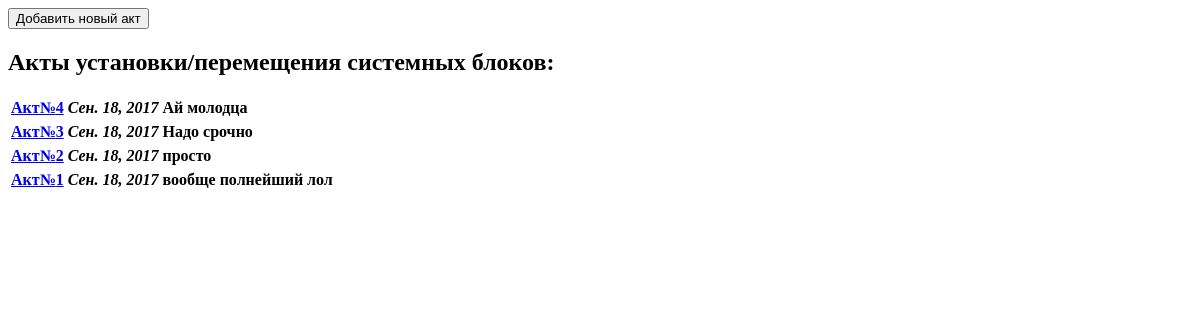
The app's page /kvitok_app/, older data.
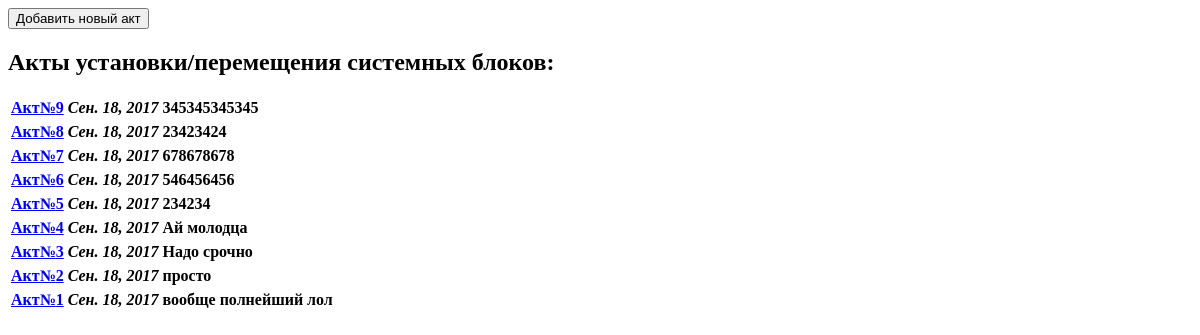
The same page, newer data.
### KvitokApp/models.py (models this page shows, shortened)
class ZapisTable(models.Model):
    infotable = models.ForeignKey(InfoTable, on_delete=models.CASCADE, verbose_name='Информациялнные таблицы')
    name = models.CharField(max_length=50, verbose_name='Акт№', blank=True, editable=False)
    date = models.DateField(auto_now_add=True, verbose_name='Дата')
    invent_number = models.CharField(max_length=50, verbose_name='Инвентарный номер')
    name_host = models.CharField(max_length=50, verbose_name='Имя хоста')
    ipaddr = models.CharField(max_length=50, verbose_name='Ip адресс')
    ffrom = models.CharField(max_length=50, verbose_name='От кого')
    to = models.CharField(max_length=50, verbose_name='Кому')
    description = models.TextField(verbose_name='Примечание')
    number_akt = models.IntegerField(verbose_name='Акт№')
    class Meta:
        verbose_name = 'Квиток'
        verbose_name_plural = 'Квитки'
        ordering = ['-number_akt'] # сортировка по имени

### KvitokApp/views.py (the view)
def home(request):
    kvitki = ZapisTable.objects.all() # Запрос к базе на получение всех объектов
    return render(request, 'home.html', {'kvitki': kvitki})

### templates/home.html (shortened to what this page needs)
{% load staticfiles %}
<!DOCTYPE html>
<html lang="en">
<head>
</head>
<a>
    <a href="{% url 'kvitok-add' %}"><button>Добавить новый акт</button></a>
<h2>Акты установки/перемещения системных блоков:</h2>
  <table align="left" width="">
  {% for kvitok in kvitki %}
      <div>
          <tr align="left">
              <th><a href="{% url 'kvitok-detail' kvitok_id=kvitok.id %}">Акт№{{ kvitok.number_akt }}</a></th>
              <th><i>{{ kvitok.date }}</i></th>
              <th>{{ kvitok.description }}</th>
          </tr>
      </div>
  {% endfor %}
  </table>
</body>
</html>

Row changes from the older to the newer data that the page shows:
added ZapisTable: number_akt "9", date "Сен. 18, 2017", description "345345345345"
added ZapisTable: number_akt "8", date "Сен. 18, 2017", description "23423424"
added ZapisTable: number_akt "7", date "Сен. 18, 2017", description "678678678"
added ZapisTable: number_akt "6", date "Сен. 18, 2017", description "546456456"
added ZapisTable: number_akt "5", date "Сен. 18, 2017", description "234234"
